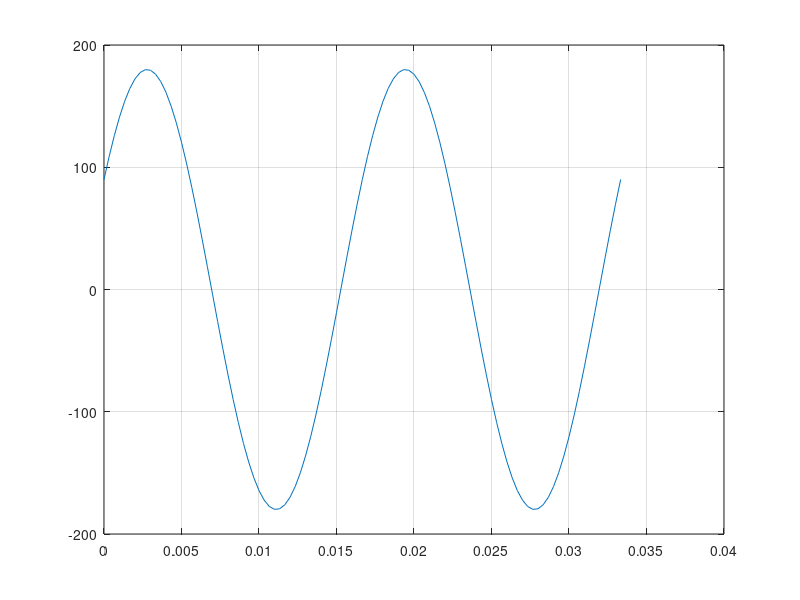

Write MATLAB code to recreate this figure.
f = 60;                           % frequency [Hz]
w = 2*pi*f;                       % angular frequency[rad/s]
n = 2;                            % number of periods
npoints = 101;                    % number of points on curve
t = linspace(0,(1/f)*n,npoints);  % time vector [s];
Vp = 180;                         % Amplitude [V]
angle = 30;                       % phase's angle in degrees;
phi = angle*(pi/180);             % fase in radians

vt = Vp.*sin(w.*t+phi);            % Voltage signal [V]

plot(t, vt)                      % Plotar o gráfico t x vt
grid on